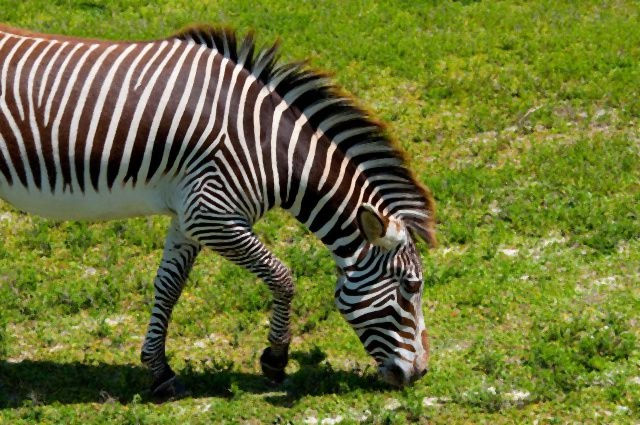
#> input picture images/val/000000000034.jpg, 640 x 425 px
$ python -i robust_dataset_builder.py   (imports and definitions only)
#> lines starting #> are read from the running program, lines starting #| are printed output that depends on the picture
#> further down, picture is the input picture: shape (425, 640, 3); mean B, G, R 52.8, 115.9, 109.2
# tools/robust_dataset_builder.py
"""
Robust Dataset Builder for YOLO-format datasets (YOLOv7-compatible)

Creates offline dataset variants for splits (train/val/test):
- clean__<filter> (optional)
- <corruption>_s<k>
- <corruption>_s<k>__<filter>

Also can create offline corrupted training set:
- datasets/train_aug (train images duplicated and corrupted, val kept clean)

Why offline?
- Fully reproducible experiments (important for thesis)
- No need to modify YOLO dataloader/augmentations
- Enables fair comparisons: same images, controlled degradations

Dependencies:
  pip install opencv-python pyyaml tqdm numpy

Usage (from project root):
  python tools/robust_dataset_builder.py make-datasets --data data/your.yaml --out runs/robust --splits val test \
    --corruptions noise gblur jpeg lowlight --severities 1 2 3 --filters median3 bilateral

  python tools/robust_dataset_builder.py make-aug-train --data data/your.yaml --out runs/robust \
    --corruptions noise gblur jpeg lowlight --severities 1 2 3 --copies_per_image 1
"""

from __future__ import annotations
import argparse
import shutil
from dataclasses import dataclass
from pathlib import Path
from typing import Dict, List, Optional

import cv2
import numpy as np
import yaml
from tqdm import tqdm


# ----------------------------
# Corruptions (degradacje)
# ----------------------------

def _clip_u8(x: np.ndarray) -> np.ndarray:
    return np.clip(x, 0, 255).astype(np.uint8)

# [37 lines left out: functions corr_gaussian_noise, corr_gaussian_blur, corr_motion_blur, corr_jpeg, corr_lowlight, not called in this run]

CORRUPTIONS = {
    "noise": corr_gaussian_noise,
    "gblur": corr_gaussian_blur,
    "mblur": corr_motion_blur,
    "jpeg": corr_jpeg,
    "lowlight": corr_lowlight,
}


# ----------------------------
# Static filters (filtracja)
# ----------------------------

# [4 lines left out: function filt_median, not called in this run]

def filt_bilateral(img: np.ndarray) -> np.ndarray:
    return cv2.bilateralFilter(img, d=7, sigmaColor=50, sigmaSpace=50)

def filt_clahe(img: np.ndarray) -> np.ndarray:
    lab = cv2.cvtColor(img, cv2.COLOR_BGR2LAB)
#> lab: shape (425, 640, 3); mean of channels 0, 1, 2 118.5, 116.9, 159.2
    l, a, b = cv2.split(lab)
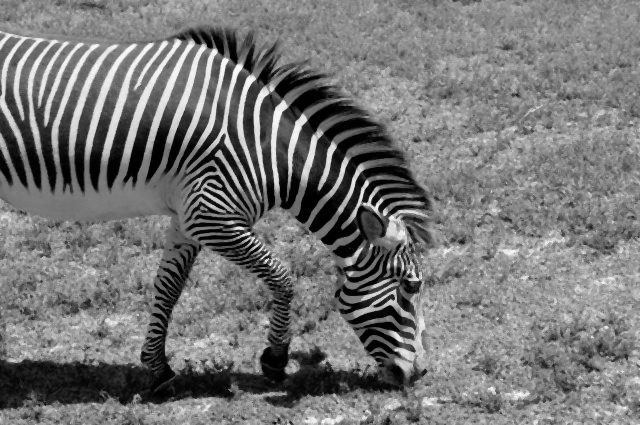
#> l: shape (425, 640); min 0, max 254, mean 118.5
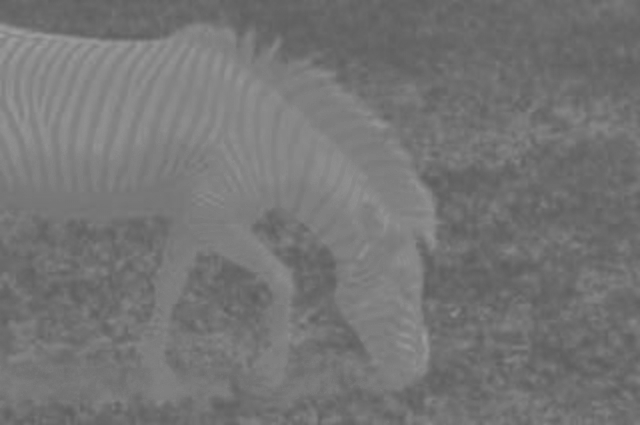
#> a: shape (425, 640); min 92, max 160, mean 116.9
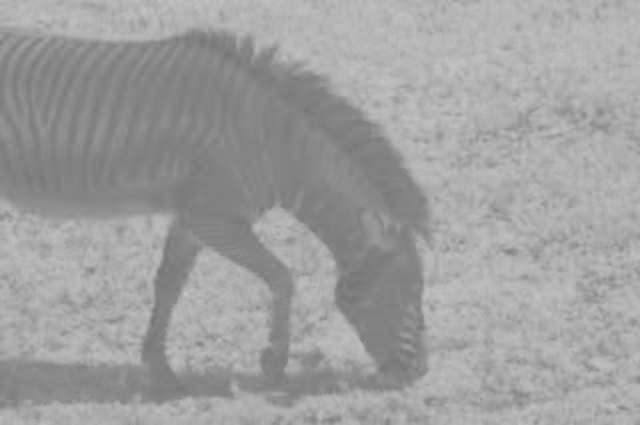
#> b: shape (425, 640); min 116, max 199, mean 159.2
    clahe = cv2.createCLAHE(clipLimit=2.0, tileGridSize=(8, 8))
    l2 = clahe.apply(l)
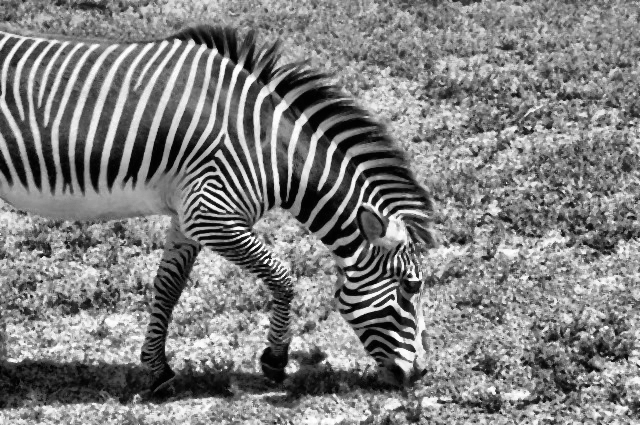
#> l2: shape (425, 640); min 0, max 255, mean 126.9
    out = cv2.merge([l2, a, b])
#> out: shape (425, 640, 3); mean of channels 0, 1, 2 126.9, 116.9, 159.2
    return cv2.cvtColor(out, cv2.COLOR_LAB2BGR)
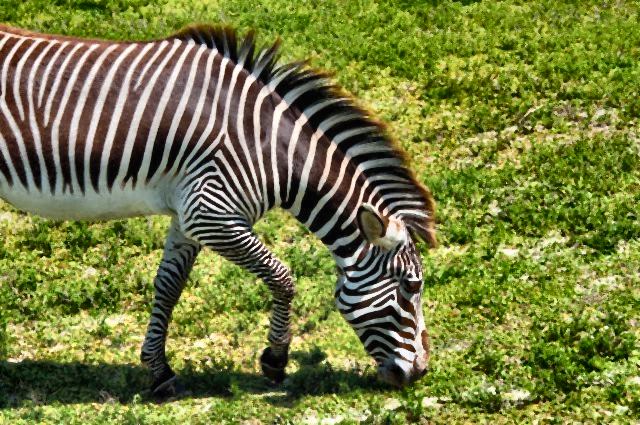
#> returned value: shape (425, 640, 3); mean B, G, R 63.5, 125.1, 118.5

def filt_unsharp(img: np.ndarray) -> np.ndarray:
    blur = cv2.GaussianBlur(img, (0, 0), 1.0)
    return cv2.addWeighted(img, 1.5, blur, -0.5, 0)

FILTERS = {
    "median3": lambda im: filt_median(im, 3),
    "median5": lambda im: filt_median(im, 5),
    "bilateral": filt_bilateral,
    "clahe": filt_clahe,
    "unsharp": filt_unsharp,
}


# ----------------------------
# Dataset utils (YOLO yaml)
# ----------------------------

def load_yaml(p: Path) -> Dict:
    with open(p, "r", encoding="utf-8") as f:
        return yaml.safe_load(f)

# [11 lines left out: functions save_yaml, resolve_base_path, not called in this run]

def resolve_split_dir(base_path: Path, split_value: str) -> Path:
    p = Path(split_value)
    return p if p.is_absolute() else (base_path / p).resolve()

# [13 lines left out: functions guess_labels_dir, list_images, not called in this run]

def label_for_image(img_path: Path, labels_dir: Path) -> Path:
    return labels_dir / (img_path.stem + ".txt")


@dataclass
class VariantSpec:
    name: str
    corruption: Optional[str] = None
    severity: int = 0
    filt: Optional[str] = None


# [262 lines left out: functions apply_variant, build_variant_dataset, build_aug_train_dataset, build_parser, main, not called in this run]


# [2 lines not run here, left out]

>>> import cv2
>>> picture = cv2.imread('../images/val/000000000034.jpg')
>>> result = filt_clahe(picture)
